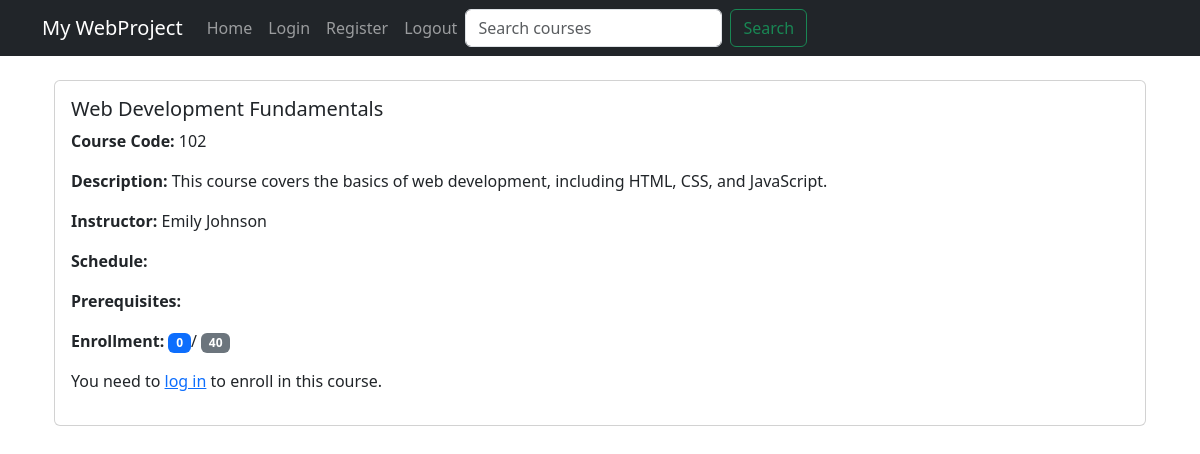
Before: /courses/2/ with the older database file.
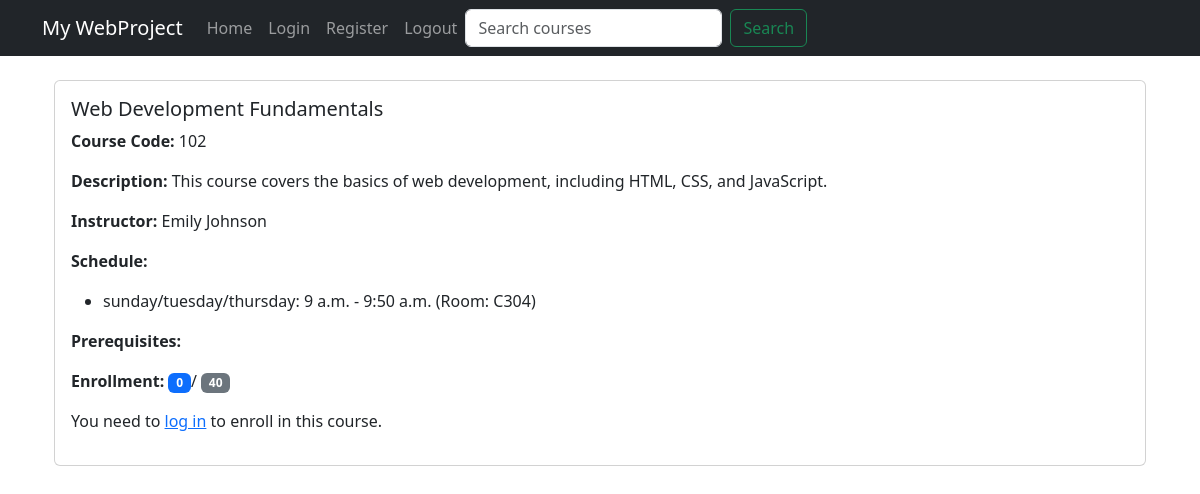
After: the same page with the newer database file.
### schedules/models.py (models this page shows, shortened)
class Schedule(models.Model):
    days = models.CharField(max_length=100)
    start_time = models.TimeField()
    end_time = models.TimeField()
    room_no = models.CharField(max_length=20)
    course = models.ForeignKey(Course, on_delete=models.CASCADE, related_name='schedules')

### courses/views.py (the view)
# urls.py: path('<int:course_id>/', views.course_detail, name='course_detail'),
def course_detail(request, course_id):
    course = get_object_or_404(Course, id=course_id)
    enrollment_count = course.enrollments.count()
    schedules = course.schedules.all()
    enrolled = False
    if request.user.is_authenticated and hasattr(request.user, 'student'):
        enrolled = Enrollment.objects.filter(course=course, student=request.user.student).exists()
    return render(request, 'courses/course_detail.html', {
        'course': course,
        'enrollment_count': enrollment_count,
        'enrolled': enrolled,
        'schedules': schedules,
    })

### templates/courses/course_detail.html (shortened to what this page needs)
{% extends 'base.html' %}
{% block content %}
<div class="container mt-4">
    <div class="card">
        <div class="card-body">
            <h5 class="card-title">{{ course.course_name }}</h5>
            <p class="card-text"><strong>Course Code:</strong> {{ course.course_code }}</p>
            <p class="card-text"><strong>Description:</strong> {{ course.description }}</p>
            <p class="card-text"><strong>Instructor:</strong> {{ course.instructor_name }}</p>
            <p class="card-text"><strong>Schedule:</strong></p>
            <ul>
                {% for schedule in schedules %}
                    <li>{{ schedule.days }}: {{ schedule.start_time }} - {{ schedule.end_time }} (Room: {{ schedule.room_no }})</li>
                {% endfor %}
            </ul>
            <p class="card-text"><strong>Prerequisites:</strong>
            </p>
            <p class="card-text"><strong>Enrollment:</strong>
                <span class="badge bg-primary">{{ enrollment_count }}</span>/
                <span class="badge bg-secondary">{{ course.capacity }}</span>
            </p>
            {% if user.is_authenticated %}
                {% if not user.student %}
                    <p>You need to <a href="{% url 'login' %}">log in</a> as a student to enroll in this course.</p>
                {% else %}
                    {% if enrolled %}
                        <form action="{% url 'drop_course' course.id %}" method="post">
                            {% csrf_token %}
                            <button type="submit" class="btn btn-danger">Drop Course</button>
                        </form>
                    {% else %}
                        {% if enrollment_count < course.capacity %}
                            <form action="{% url 'enroll_course' course.id %}" method="post">
                                {% csrf_token %}
                                <button type="submit" class="btn btn-primary">Enroll</button>
                            </form>
                        {% else %}
                            <button type="button" class="btn btn-danger" disabled>Course Full</button>
                        {% endif %}
                    {% endif %}
                {% endif %}
            {% else %}
                <p>You need to <a href="{% url 'login' %}">log in</a> to enroll in this course.</p>
            {% endif %}
        </div>
    </div>
</div>
{% endblock %}

Changed rows visible on the page:
added Schedule: days "sunday/tuesday/thursday", start_time "9 a.m.", end_time "9:50 a.m.", room_no "C304"
